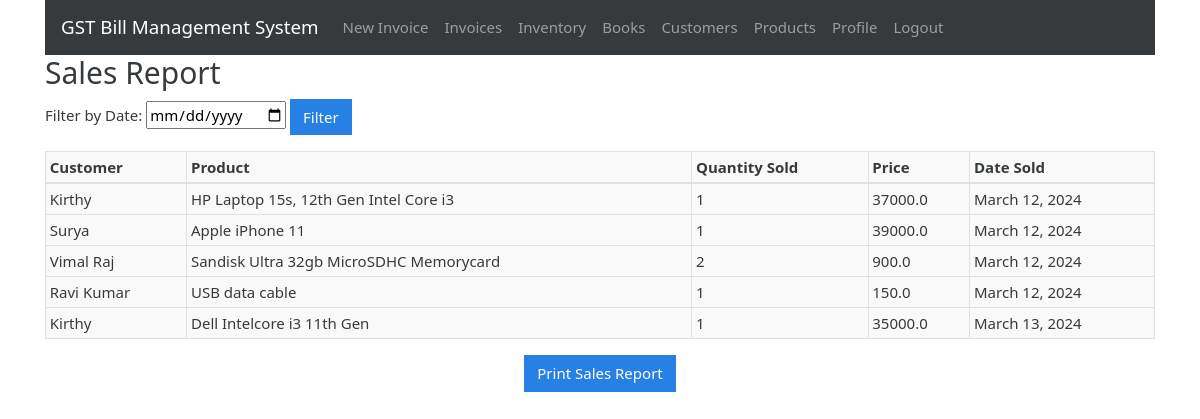
The app's page /generate_sales_report/ (signed in) with its own data.
### gstbillingapp/models.py (models this page shows, shortened)
class Product(models.Model):
    user = models.ForeignKey(User, null=True, blank=True, on_delete=models.SET_NULL)
    product_name = models.CharField(max_length=200)
    product_hsn = models.CharField(max_length=50, null=True, blank=True)
    product_unit = models.CharField(max_length=50)
    product_gst_percentage = models.FloatField()
    product_rate_with_gst = models.FloatField()

class Customer(models.Model):
    user = models.ForeignKey(User, null=True, blank=True, on_delete=models.SET_NULL)
    customer_name = models.CharField(max_length=200)
    customer_address = models.TextField(max_length=600, blank=True, null=True)
    customer_phone = models.CharField(max_length=10, blank=True, null=True)
    customer_gst = models.CharField(max_length=15, blank=True, null=True)

class Invoice(models.Model):
    user = models.ForeignKey(User, null=True, blank=True, on_delete=models.SET_NULL)
    invoice_number = models.IntegerField()
    invoice_date = models.DateField()
    invoice_customer = models.ForeignKey('Customer', on_delete=models.SET_NULL, null=True)
    invoice_json = models.TextField()
    inventory_reflected = models.BooleanField(default=True)
    books_reflected = models.BooleanField(default=True)

### gstbillingapp/views.py (the view)
# urls.py: path('generate_sales_report/', views.generate_sales_report, name='generate_sales_report'),
def generate_sales_report(request):
    sales_data = []
    date_filter = request.GET.get('date', None)
    invoices = Invoice.objects.filter(books_reflected=True)
    if date_filter:
        invoices = invoices.filter(invoice_date=date_filter)
    for invoice in invoices:
        if invoice.invoice_customer:
            sale = {
                'customer_name': invoice.invoice_customer.customer_name,
                'product_name': '',
                'qty': 0,
                'date': invoice.invoice_date,
                'total_amount': 0,  # Initialize total amount
            }
            if isinstance(invoice.invoice_json, dict) and 'items' in invoice.invoice_json:
                items = invoice.invoice_json['items']
                if isinstance(items, list) and items:
                    item = items[0]
                    sale['product_name'] = item.get('invoice_product', '')
                    sale['qty'] = item.get('invoice_qty', 0)
            inventory_log_data = InventoryLog.objects.filter(associated_invoice=invoice).values(
                'product__product_name', 'change', 'date', 'product__product_rate_with_gst'
            )
            if inventory_log_data:
                total_qty_sold = abs(inventory_log_data.aggregate(total_qty=Sum('change'))['total_qty'])
                sale['qty'] = total_qty_sold
                sale['product_name'] = inventory_log_data[0]['product__product_name']
                product_rate = inventory_log_data[0]['product__product_rate_with_gst']
                sale['total_amount'] = total_qty_sold * product_rate
            sales_data.append(sale)
    context = {
        'sales_data': sales_data,
        'date_filter': date_filter,
    }
    return render(request, 'gstbillingapp/sales_report.html', context)

### gstbillingapp/templates/gstbillingapp/sales_report.html
{% extends "gstbillingapp/base.html" %}
{% block content %}
<h2>Sales Report</h2>
<div class="mb-3">
    <form method="get">
        <label for="dateFilter">Filter by Date:</label>
        <input type="date" id="dateFilter" name="date" value="{{ date_filter }}">
        <button type="submit" class="btn btn-primary">Filter</button>
    </form>
</div>
<table class="table table-bordered">
    <thead>
        <tr>
            <th>Customer</th>
            <th>Product</th>
            <th>Quantity Sold</th>
            <th>Price</th>
            <th>Date Sold</th>
        </tr>
    </thead>
    <tbody>
        {% for sale in sales_data %}
            <tr>
                <td>{% if sale.customer_name %}{{ sale.customer_name }}{% endif %}</td>
                <td>{% if sale.product_name %}{{ sale.product_name }}{% endif %}</td>
                <td>{% if sale.qty %}{{ sale.qty }}{% endif %}</td>
                <td>{% if sale.total_amount %}{{ sale.total_amount }}{% endif %}</td>
                <td>{% if sale.date %}{{ sale.date }}{% endif %}</td>
            </tr>
        {% endfor %}
    </tbody>
</table>
<button onclick="window.print();" class="btn btn-primary d-print-none d-block mx-auto">Print Sales Report</button>
{% endblock %}

### gstbillingapp/static/gstbillingapp/main.css (style rules this page uses)
.table-bordered td, .table-bordered th { padding: 0.25em; }
.table-bordered tbody td, .table-bordered tbody th, .table-bordered thead th, .table-bordered thead td { background: #f9f9f9; }

### records on screen
Product: customer_name "Kirthy", product_name "HP Laptop 15s, 12th Gen Intel Core i3", qty "1", total_amount "37000.0", date "March 12, 2024"
Product: customer_name "Surya", product_name "Apple iPhone 11", qty "1", total_amount "39000.0", date "March 12, 2024"
Product: customer_name "Vimal Raj", product_name "Sandisk Ultra 32gb MicroSDHC Memorycard", qty "2", total_amount "900.0", date "March 12, 2024"
Product: customer_name "Ravi Kumar", product_name "USB data cable", qty "1", total_amount "150.0", date "March 12, 2024"
Product: customer_name "Kirthy", product_name "Dell Intelcore i3 11th Gen", qty "1", total_amount "35000.0", date "March 13, 2024"
